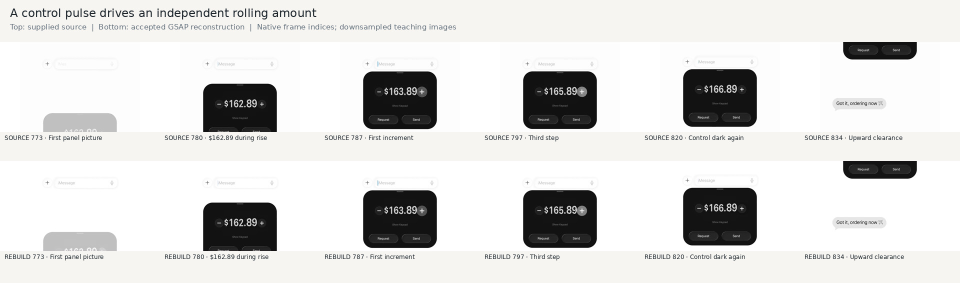
#> input picture skill/imessage-motion-recreation/director/atlas/linq-native-control-and-amount.jpg, 1920 x 566 px, given in place of 000329.png, which was not available (shown at 1/2 size)
$ python eval.py ../../../skill/imessage-motion-recreation/director/atlas/linq-native-control-and-amount.jpg
#> lines starting #> are read from the running program, lines starting #| are printed output that depends on the picture
from pathlib import Path
from PIL import Image,ImageDraw
import sys
import numpy as np
p=Path(__file__).parent
source=Path('/tmp/sidehoe-hyperframes.wG3QA2/source-stage')
previous=Path('/tmp/sidehoe-exit.H4euj0/tile-push-full')
output=p/sys.argv[1]
frames=range(329,340)
parts=(list(range(329,334)),list(range(334,340)))
for n,part in enumerate(parts):
 sheet=Image.new('RGB',(192*len(part),954),'white'); d=ImageDraw.Draw(sheet)
#> after `sheet = Image.new('RGB', (192 * len(part), 954), 'white')`: sheet: PIL image 960x954 RGB; every value is 255
 for i,f in enumerate(part):
  crop=(194,0,806,1000)
  imgs=[Image.open(base/f'{f:06}.png').convert('RGB') for base in (source,previous,output)]
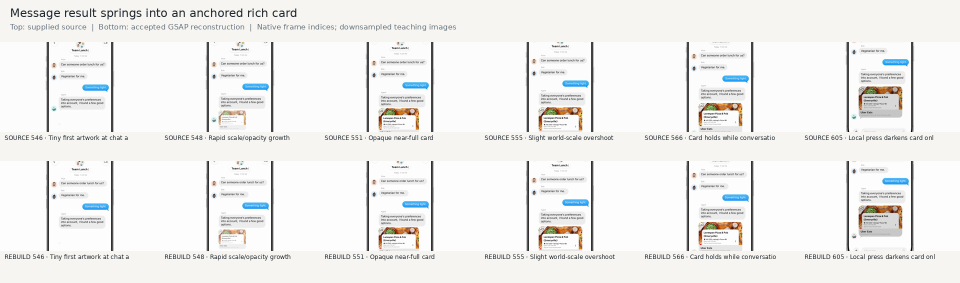
#> input picture skill/imessage-motion-recreation/director/atlas/mini-rich_card_arrival.jpg, 1920 x 566 px, given in place of 000329.png, which was not available (shown at 1/2 size)
#> imgs = 3 items
  a,b,c=[np.asarray(i,dtype=np.int16) for i in imgs]
  first,second=np.abs(a-b),np.abs(a-c)
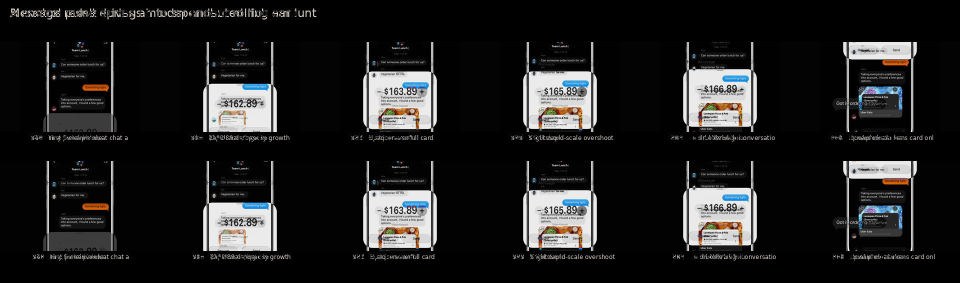
#> first: shape (566, 1920, 3) int16 (shown at 1/2 size); mean R, G, B 32.1, 32, 31.9
  print(f,*(tuple(round(float(i.mean()),3) for i in [first,second,first[:225],second[:225],first[225:650],second[225:650],first[650:],second[650:]])))
#| 329 32.032 32.032 29.468 29.468 33.723 33.723 nan nan
  for j,im in enumerate(imgs):
   im=im.crop(crop); im.thumbnail((189,298),Image.Resampling.LANCZOS)
   x=i*192;y=j*318
   sheet.paste(im,(x,y+19)); d.text((x+4,y+3),f'{f} {("source","before","probe")[j]}',fill='black')
#> this loop made 3 passes
#> y on passes 1 to 3: 0, 318, 636
#> pass 1, `im = im.crop(crop)`:
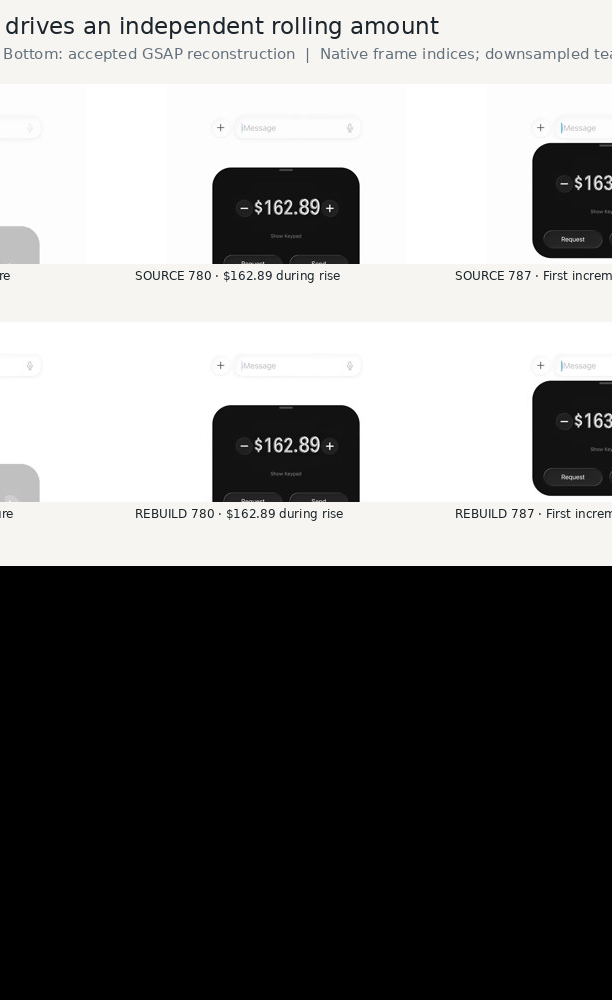
#> im: PIL image 612x1000 RGB; mean R, G, B 122.9, 122.7, 122.1
#> pass 2, `im = im.crop(crop)`:
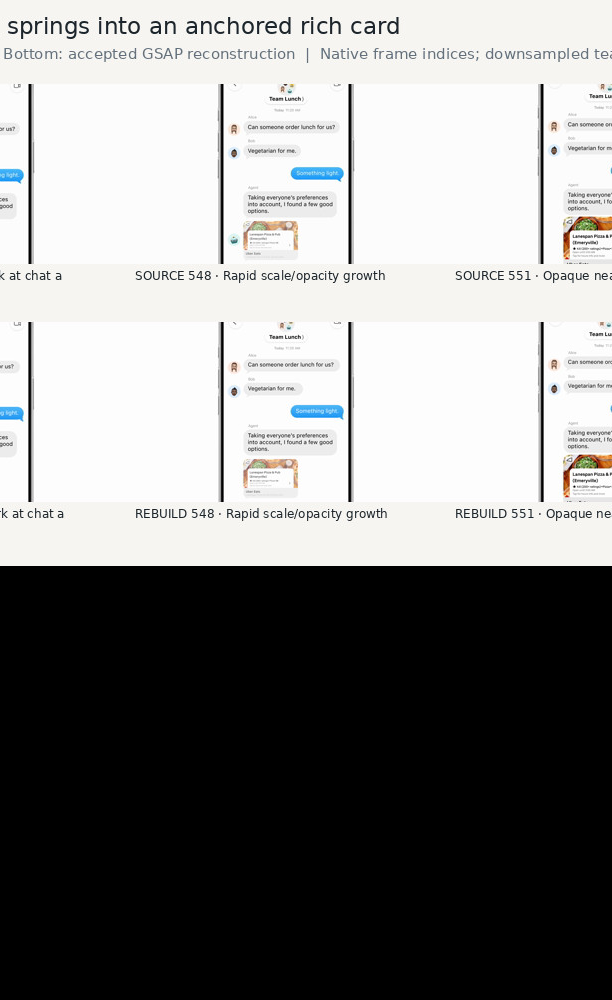
#> im: PIL image 612x1000 RGB; mean R, G, B 135.5, 135.5, 134.8
#> after the loop:
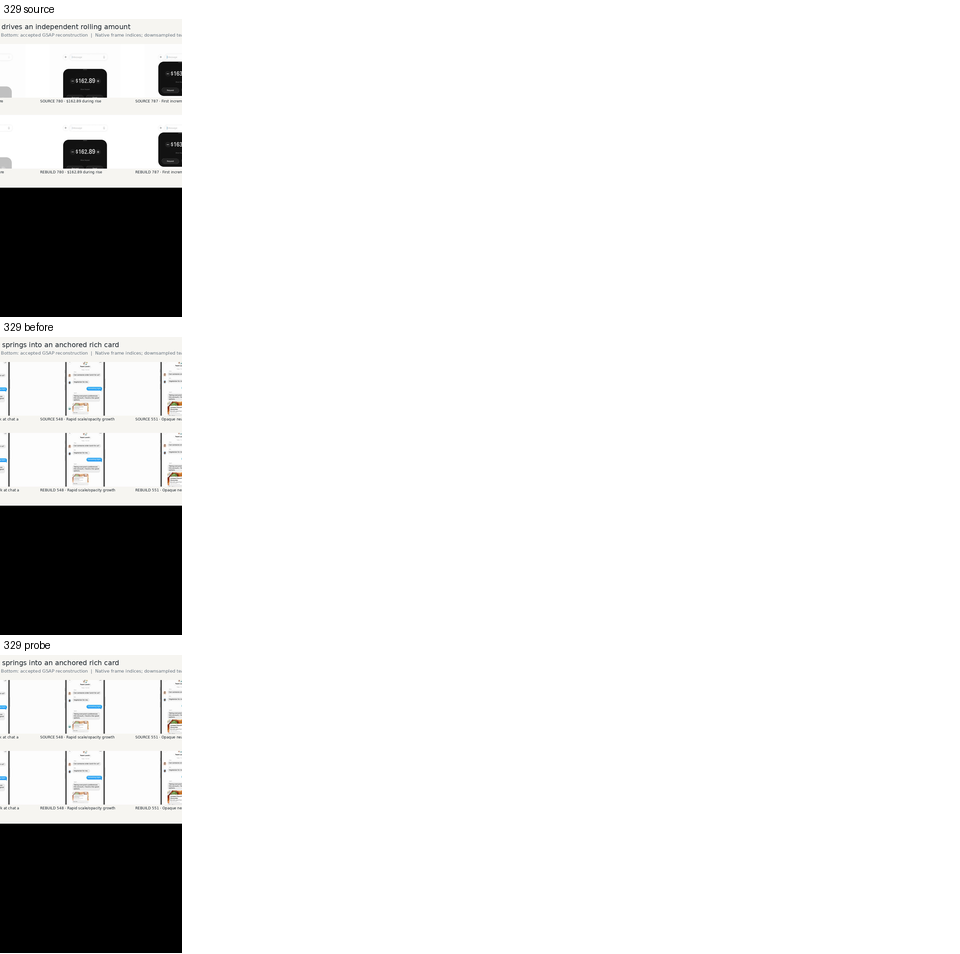
#> sheet: PIL image 960x954 RGB; mean R, G, B 232.9, 232.9, 232.8
#> (the run stopped early here; a loop or call above may not have finished)
